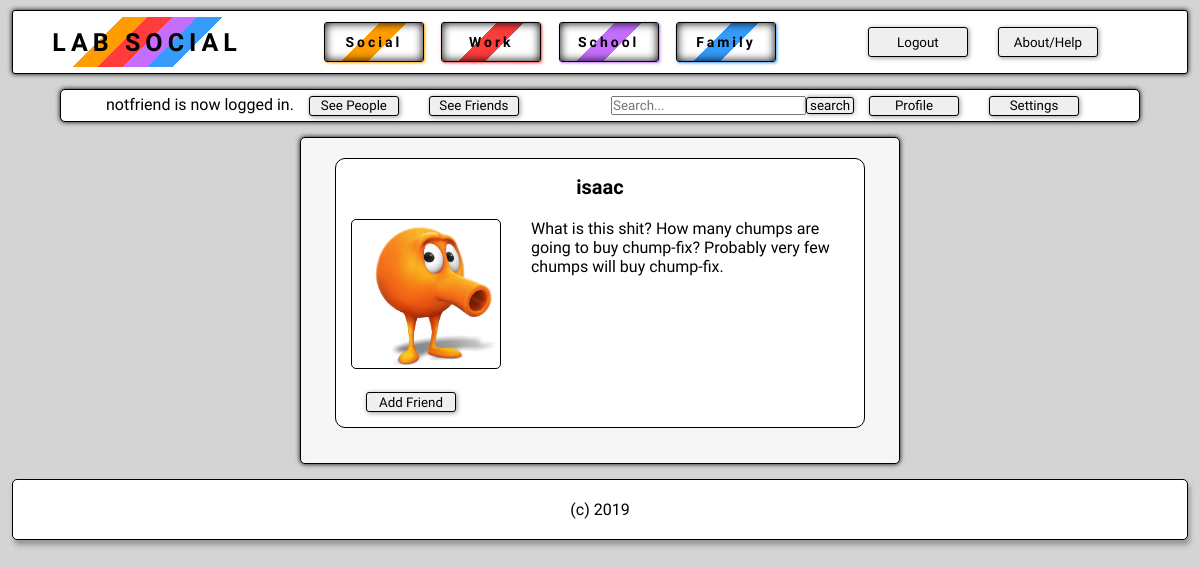
The app's page /user.php?id=18 (signed in) with its own data.
### tables this page shows
CREATE TABLE `users` (
  `id` int(11) NOT NULL,
  `firstname` varchar(50) NOT NULL,
  `lastname` varchar(50) NOT NULL,
  `city` varchar(50) NOT NULL,
  `state` varchar(50) NOT NULL,
  `about` text NOT NULL,
  `email` varchar(50) DEFAULT NULL,
  `phone` varchar(50) DEFAULT NULL,
  `username` varchar(50) DEFAULT NULL,
  `password` varchar(255) DEFAULT NULL,
  `is_admin` tinyint(1) DEFAULT NULL,
  `register_date` datetime DEFAULT CURRENT_TIMESTAMP,
  `pic_status` int(3) NOT NULL DEFAULT '0'
);

### includes/friend-session.php (called while the page is built, shortened)
<?php
	$id4 = mysqli_real_escape_string($conn, $_GET['id']);
	$query4 = 'SELECT * FROM  users WHERE id = '.$id4;
	$result4 = mysqli_query($conn, $query4);
	$user2 = mysqli_fetch_assoc($result4);
?>

### includes/user-content.php (the view)
<?php
    include('friend-session.php');
?>
<div class="site-content3 background2 index-shadow">
        <div class="site-content5 background1">
            <div class="post-title"><?php echo $user2['username']; ?></div>
            <br>
            <div class="card-flex1">
                <div>
                <?php
                    $tempid = $user2['id'];
                    $picProfile = "<img src='uploads/profileimage.".$tempid.".jpg'>";
                    $picDefault = "<img src='images/testtube.jpg'>";
                    if($user2['pic_status'] == 0){
                        echo $picDefault;
                    } else {
                        echo $picProfile;
                    }
                ?>
                </div>
                <p><?php echo $user2['about']; ?></p>
            </div>
            <br>
            <a class="button" href="request.php?id=<?php echo $user2['id']; ?>"><button type="submit" class="button-small" name="">Add Friend</button></a>
        </div>
</div>

### css/index.css (style rules this page uses)
* { margin: 0px; padding: 0px; box-sizing: border-box; font-family: 'Carme', sans-serif; }
body { padding: 0px; background-color: #d4d4d4; }
.index-shadow { box-shadow: 0px 0px 5px #000; }
.site-content3 { height: auto; width: 50%; margin: auto; margin-top: 15px; background-color: #ffffff; border: 1px solid black; padding: 20px; border-radius: 5px; }
.site-content5 { border: 1px solid #000; border-radius: 10px; padding: 15px; width: 95%; margin: auto; margin-bottom: 15px; }
.background1 { background-color: #ffffff; }
.background2 { background-color: #f6f6f6; }
.post-title { font-size: 20px; font-weight: bold; text-align: center; line-height: 1.3; }
.button-small { height: 20px; width: 90px; margin-left: 15px; margin-right: 15px; border: 1px solid #000; border-radius: 3px; box-shadow: 1px 1px 5px #979797; }
.card-flex1 { display: flex; flex-direction: row; justify-content: space-between; height: auto; }
.card-flex1 img { height: 150px; width: 150px; margin-right: 30px; border-radius: 5px; border: 1px solid #000; }
.card-flex1 p { align-content: left; }

### records on screen
users: username "isaac", about "What is this shit? How many chumps are going to buy chump-fix? Probably very few chumps will buy chump-fix."

### other values on screen
$_SESSION['userName'] "notfriend"
